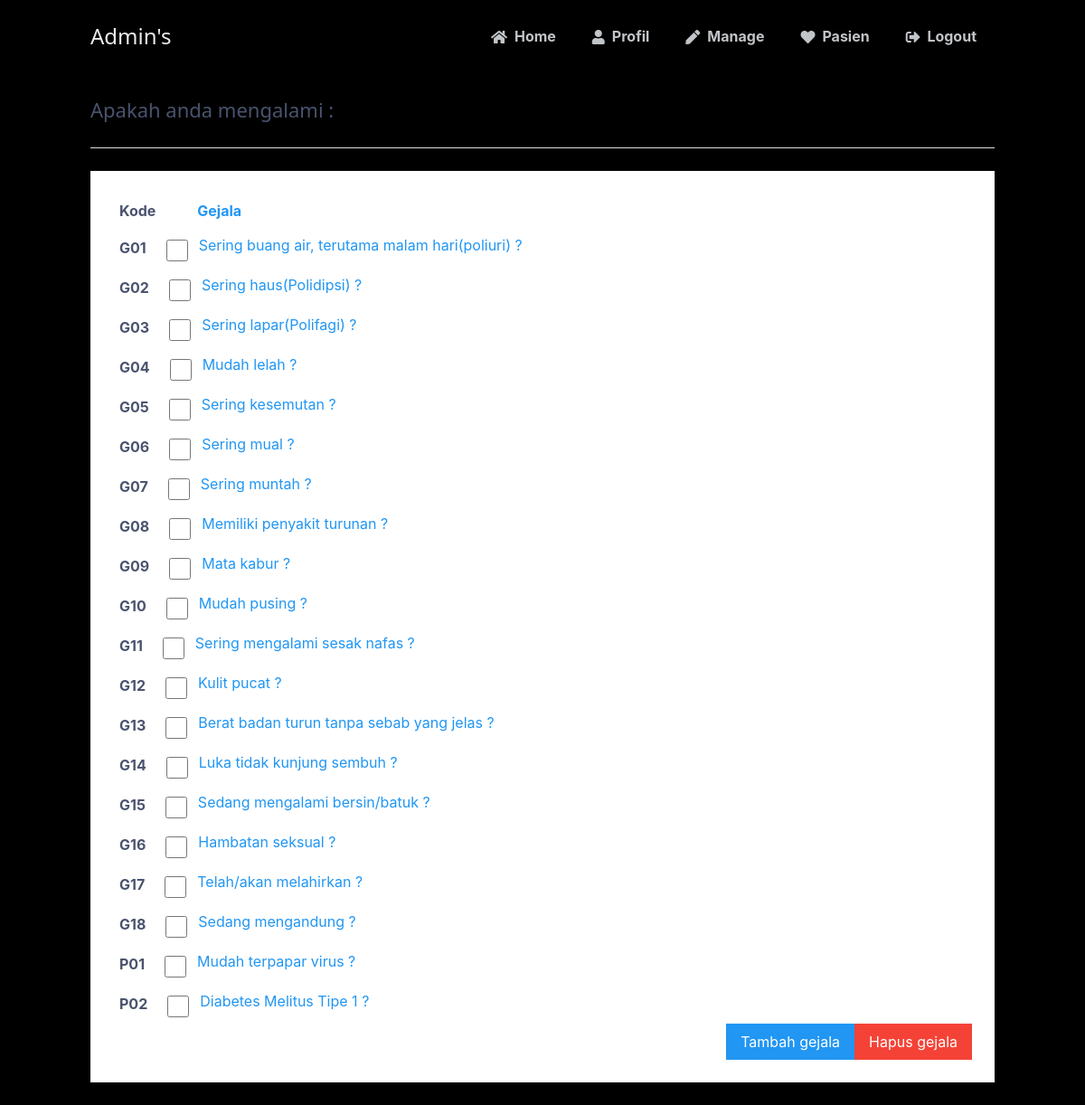
Page /admin/showgejala.php (signed in) on the committed database.
### tables this page shows
CREATE TABLE IF NOT EXISTS `tb_gejala` (
  `Id_gejala` varchar(5) NOT NULL,
  `gejala` varchar(77) NOT NULL,
  UNIQUE KEY `IDgejala` (`Id_gejala`)
);

### admin/showgejala.php (the view, shortened to what this page needs)
<?php
$DATABASE_HOST = 'localhost';
$DATABASE_USER = 'laravel';
$DATABASE_PASS = 'lessweak!_@123';
$DATABASE_NAME = 'laravel';
$conn = mysqli_connect($DATABASE_HOST, $DATABASE_USER, $DATABASE_PASS, $DATABASE_NAME);
?>
<!DOCTYPE html>
<html>
	<head>
		<link href="style.css" rel="stylesheet" type="text/css">
		<link rel="stylesheet" href="https://use.fontawesome.com/releases/v5.7.1/css/all.css">
		<link rel="stylesheet" href="../css/w3.css">
	</head>
	<body class="w3-container">
		<nav class="navtop">
			<div>
				<h1>Admin's</h1>
				<a href="homeadmin.php"><i class="fas fa-home"></i>Home</a>
				<a href="profadmin.php"><i class="fas fa-user"></i>Profil</a>
				<a href="showuser.php"><i class="fas fa-pen"></i>Manage</a>
				<a href="usergejala.php"><i class="fas fa-heart"></i>Pasien</a>
				<a href="logout.php"><i class="fas fa-sign-out-alt"></i>Logout</a>
			</div>
		</nav>
			<div class="content w3-text-blue">
				<h2>Apakah anda mengalami :</h2>
				<?php
					$sql = "SELECT * FROM tb_gejala";
					$result = mysqli_query($conn, $sql);
					echo '<div>';
					echo '<table>';
					echo '<tr>';
					echo '<td>Kode</td>';
					echo '<td></td>';
					echo '<td></td>';
					echo '<td><b>Gejala</b></td>';
					echo '</tr>';
					echo '</table>';
					if ($jum = mysqli_num_rows($result)) {
    					while($row = mysqli_fetch_array($result)) {
							$IDgejala=$row["Id_gejala"];
							$gejala=$row["gejala"];
							echo '<form action="hapusgejala.php" method="post">';
							echo '<table>';
								echo '<tr>';
									echo '<td>'.$IDgejala.'</td>';
									echo '<td><input name="idgejala[]" class="w3-check" id="'.$IDgejala.'" value="'.$IDgejala.'" type="checkbox"></td>';
									echo '<td valign="top">'.$gejala.' ?</td>';
								echo '</tr>';
							echo '</table>';
					    }
							echo '<div class="container"  align="right">';
								echo '<table>';
								echo '<a href=ndextambahgejala.php class="w3-btn w3-blue">Tambah gejala</a>';
								echo '<input type="submit" class="w3-btn w3-red" value="Hapus gejala">';
								echo '</table>';
							echo '</div>';
							echo '</form>';
					}
				?>
			</div>
	</body>
</html>

### admin/style.css (style rules this page uses)
* { box-sizing: border-box; font-family: -apple-system, BlinkMacSystemFont, "segoe ui", roboto, oxygen, ubuntu, cantarell, "fira sans", "droid sans", "helvetica neue", Arial, sans-serif; font-size: 16px; -webkit-font-smoothing: antialiased; -moz-osx-font-smoothing: grayscale; }
body { background-color: #000000; margin: 0; }
.navtop { background-color: #000000; height: 80px; width: 100%; border: 1px solid #000000; box-shadow: 0 0 5px 3px rgba(0, 0, 0, 1); }
.navtop div { display: flex; margin: 0 auto; width: 1000px; height: 100%; }
.navtop div h1, .navtop div a { display: inline-flex; align-items: center; }
.navtop div h1 { flex: 1; font-size: 24px; padding: 0; margin: 0; color: #eaebed; font-weight: normal; }
.navtop div a { padding: 0 20px; text-decoration: none; color: #c1c4c8; font-weight: bold; }
.navtop div a i { padding: 2px 8px 0 0; }
.content { width: 1000px; margin: 0 auto; }
.content h2 { margin: 0; padding: 25px 0; font-size: 22px; border-bottom: 1px solid #e0e0e3; color: #4a536e; }
.content > p, .content > div { box-shadow: 0 0 5px 0 rgba(0, 0, 0, 0.1); margin: 25px 0; padding: 25px; background-color: #fff; }
.content > p table td, .content > div table td { padding: 5px; }
.content > p table td:first-child, .content > div table td:first-child { font-weight: bold; color: #4a536e; padding-right: 15px; }

### css/w3.css (style rules this page uses)
*,*:before,*:after { box-sizing:inherit }
html { -ms-text-size-adjust:100%;-webkit-text-size-adjust:100% }
body { margin:0 }
article,aside,details,figcaption,figure,footer,header,main,menu,nav,section { display:block }
a { background-color:transparent }
b,strong { font-weight:bolder }
button,input,select,textarea,optgroup { font:inherit;margin:0 }
button,input { overflow:visible }
button,[type=button],[type=reset],[type=submit] { -webkit-appearance:button }
[type=checkbox],[type=radio] { padding:0 }
html,body { font-family:Verdana,sans-serif;font-size:15px;line-height:1.5 }
html { overflow-x:hidden }
h1 { font-size:36px }
h2 { font-size:30px }
h1,h2,h3,h4,h5,h6 { font-family:"Segoe UI",Arial,sans-serif;font-weight:400;margin:10px 0 }
a { color:inherit }
.w3-btn,.w3-button { border:none;display:inline-block;padding:8px 16px;vertical-align:middle;overflow:hidden;text-decoration:none;color:inherit;background-color:inherit;text-align:center;cursor:pointer;white-space:nowrap }
.w3-btn,.w3-button { -webkit-touch-callout:none;-webkit-user-select:none;-khtml-user-select:none;-moz-user-select:none;-ms-user-select:none;user-select:none }
.w3-check,.w3-radio { width:24px;height:24px;position:relative;top:6px }
.w3-container:after,.w3-container:before,.w3-panel:after,.w3-panel:before,.w3-row:after,.w3-row:before,.w3-row-padding:after,.w3-row-padding:before, .w3-cell-row:before,.w3-cell-row:after,.w3-clear:after,.w3-clear:before,.w3-bar:before,.w3-bar:after { content:"";display:table;clear:both }
.w3-container,.w3-panel { padding:0.01em 16px }
.w3-blue,.w3-hover-blue:hover { color:#fff!important;background-color:#2196F3!important }
.w3-red,.w3-hover-red:hover { color:#fff!important;background-color:#f44336!important }
.w3-text-blue,.w3-hover-text-blue:hover { color:#2196F3!important }

### rows in the picture
tb_gejala: Id_gejala "G01", gejala "Sering buang air, terutama malam hari(poliuri)"
tb_gejala: Id_gejala "G02", gejala "Sering haus(Polidipsi)"
tb_gejala: Id_gejala "G03", gejala "Sering lapar(Polifagi)"
tb_gejala: Id_gejala "G04", gejala "Mudah lelah"
tb_gejala: Id_gejala "G05", gejala "Sering kesemutan"
tb_gejala: Id_gejala "G06", gejala "Sering mual"
tb_gejala: Id_gejala "G07", gejala "Sering muntah"
tb_gejala: Id_gejala "G08", gejala "Memiliki penyakit turunan"
tb_gejala: Id_gejala "G09", gejala "Mata kabur"
tb_gejala: Id_gejala "G10", gejala "Mudah pusing"
tb_gejala: Id_gejala "G11", gejala "Sering mengalami sesak nafas"
tb_gejala: Id_gejala "G12", gejala "Kulit pucat"
tb_gejala: Id_gejala "G13", gejala "Berat badan turun tanpa sebab yang jelas"
tb_gejala: Id_gejala "G14", gejala "Luka tidak kunjung sembuh"
tb_gejala: Id_gejala "G15", gejala "Sedang mengalami bersin/batuk"
tb_gejala: Id_gejala "G16", gejala "Hambatan seksual"
tb_gejala: Id_gejala "G17", gejala "Telah/akan melahirkan"
tb_gejala: Id_gejala "G18", gejala "Sedang mengandung"
tb_gejala: Id_gejala "P01", gejala "Mudah terpapar virus"
tb_gejala: Id_gejala "P02", gejala "Diabetes Melitus Tipe 1"
